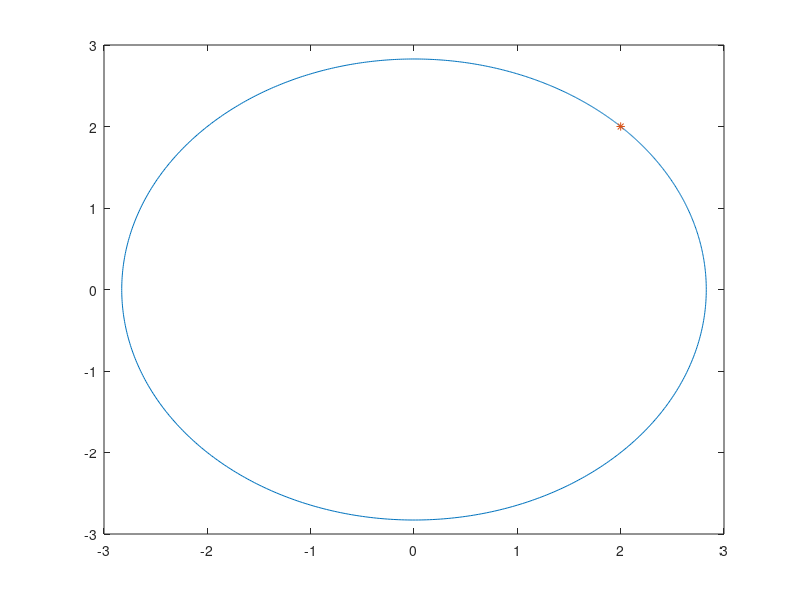

This chart was generated by the following MATLAB code:
x0=2;y0=2;
Ialpha=sqrt(x0^2+y0^2);
Ibeta=atan(y0/x0);
T=10;
t=0:0.01:T;
phi_sin=2*pi*sin(0.5*pi*t/T);
phi=phi_sin.*sin(0.5*pi*t/T);
x=Ialpha*cos(Ibeta+phi);
y=Ialpha*sin(Ibeta+phi);
plot(x,y); hold on;
plot(x0,y0,'*')